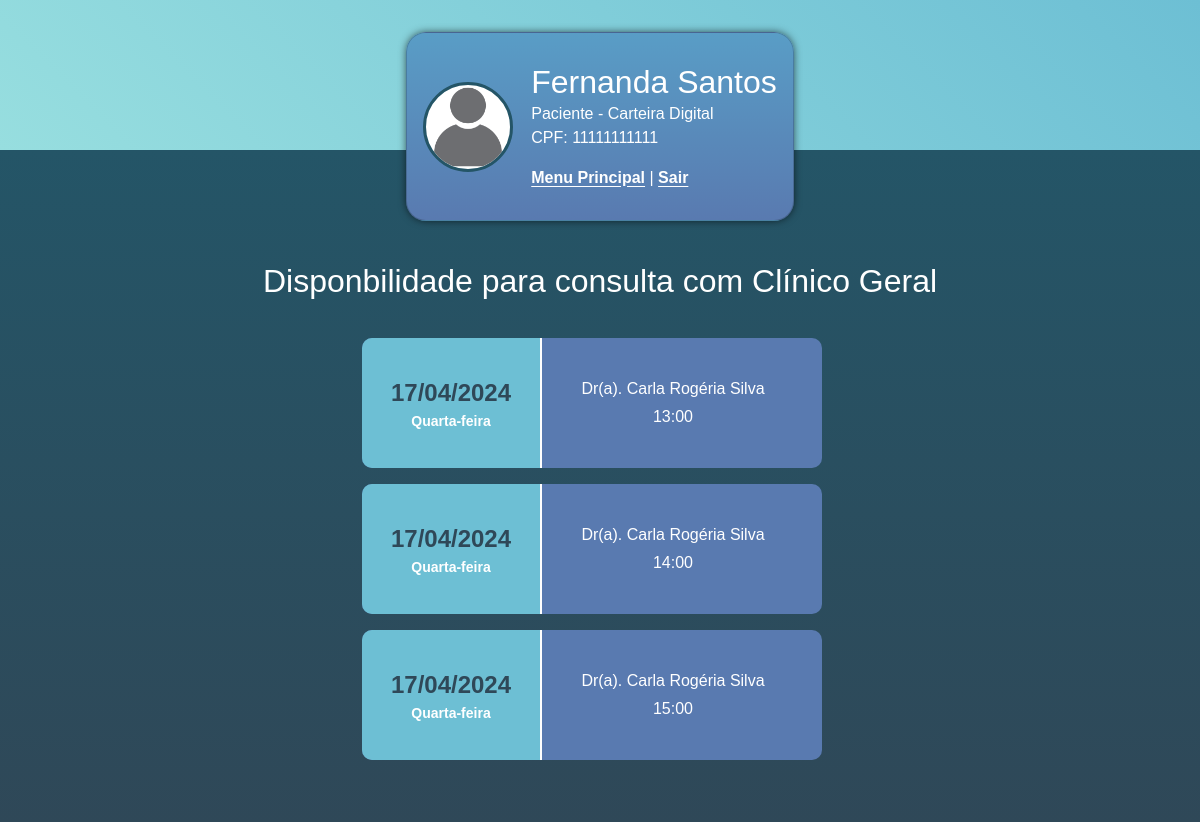
Page /agendar_clinico (signed in) on the earlier database version.
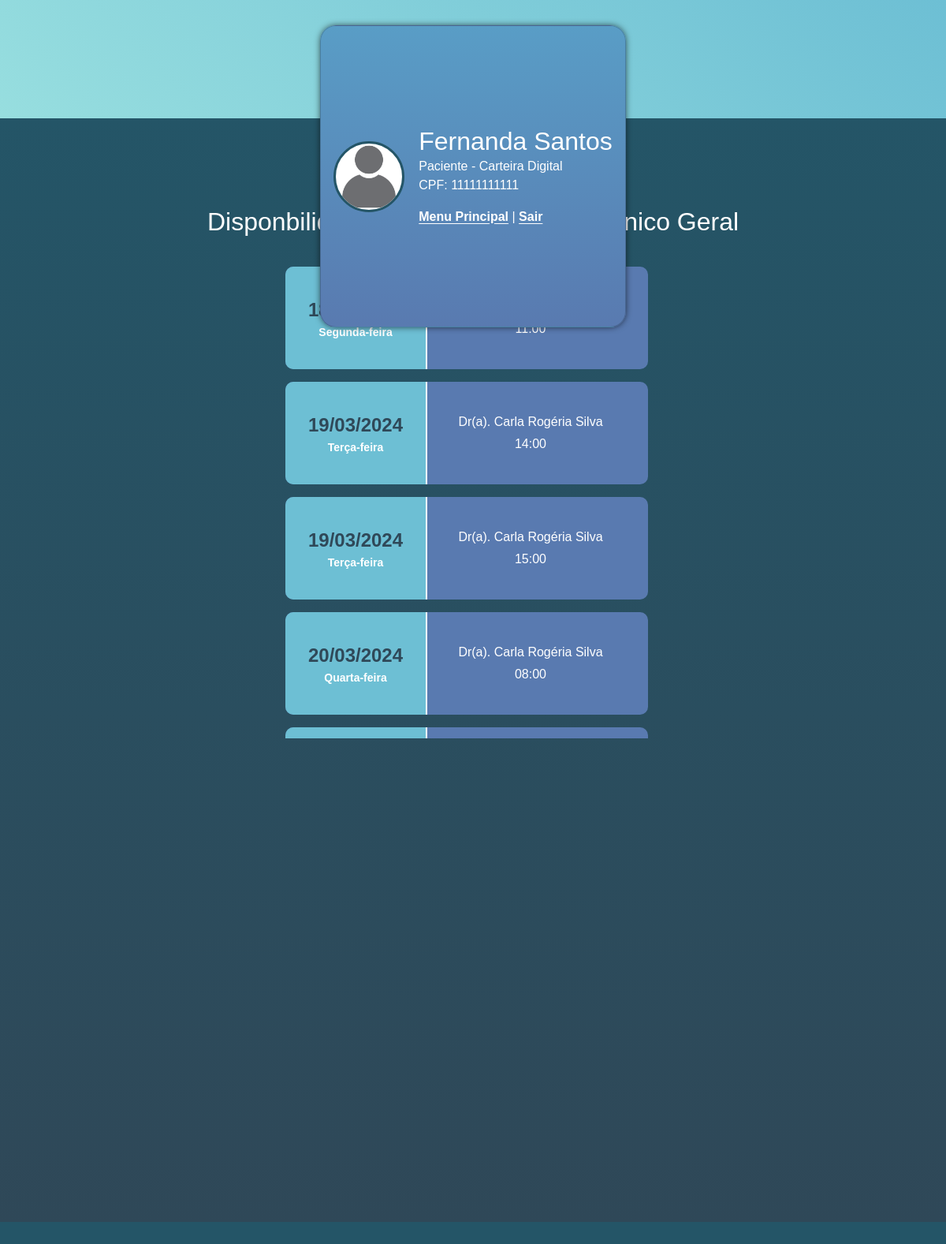
Same page on the later database version.
### main/models.py (models this page shows, shortened)
class DimDisponibilidadeConsultas(db.Model):
    _tablename_ = 'dim_disponibilidade_consultas'
    id_disponibilidade_consulta = db.Column(db.Integer, primary_key=True)
    fk_id_medico = db.Column(db.Integer, db.ForeignKey('dim_medico.id_medico'), nullable=False)
    data_disponivel = db.Column(db.Date, nullable=False)
    dia_semana = db.Column(db.String(20), nullable=False)
    hora_disponivel = db.Column(db.Time, nullable=False)
    status = db.Column(db.String(20), nullable=False)
    medico = db.relationship('DimMedico', backref=db.backref('disponibilidades_consulta', lazy=True))

class DimMedico(db.Model):
    _tablename_ = 'dim_medico'
    id_medico = db.Column(db.Integer, primary_key=True)
    cpf = db.Column(db.String(11), unique=True, nullable=False)
    pronome_tratamento = db.Column(db.String(10), nullable=False)
    nome = db.Column(db.String(100), nullable=False)
    crm = db.Column(db.String(20), unique=True, nullable=False)
    data_nascimento = db.Column(db.Date, nullable=True)
    telefone = db.Column(db.String(20), nullable=True)
    email = db.Column(db.String(100), nullable=True)
    senha = db.Column(db.String(255), nullable=True)
    access_key = db.Column(db.String(255), nullable=True)
    especialidade = db.Column(db.String(100), nullable=False)
    role = db.Column(db.String(10), default='medico')

### main/routes.py (the view)
@app.route('/agendar_clinico')
def agendar_clinico():
    id_paciente = current_user.id_paciente
    paciente = DimPaciente.query.get(id_paciente)
    disponibilidade_clinico = (DimDisponibilidadeConsultas.query
                               .filter(DimDisponibilidadeConsultas.fk_id_medico == app.config["ID_CLINICO_GERAL"])
                               .filter(DimDisponibilidadeConsultas.status == None)
                               .order_by(DimDisponibilidadeConsultas.data_disponivel)
                               .order_by(DimDisponibilidadeConsultas.hora_disponivel)
                               )  # .filter() não aceita "is None"
    medico = DimMedico.query.get(app.config["ID_CLINICO_GERAL"])
    titulo = "Disponbilidade para consulta com"
    return render_template("agendar_consulta.html",
                           disponibilidade_clinico=disponibilidade_clinico,
                           medico=medico,
                           paciente=paciente,
                           titulo=titulo
                           )

### main/models.py (called while the page is built)
@login_manager.user_loader
def load_user(id_usuario):
    return DimPaciente.query.get(int(id_usuario))

### main/templates/agendar_consulta.html (shortened to what this page needs)
<!DOCTYPE html>
<html lang="en">
<head>
    {% include 'includes/bootstrap.html' %}
    <link rel="stylesheet" href="{{ url_for('static', filename='style.css') }}">
    <link rel="stylesheet" href="https://cdn.jsdelivr.net/npm/bootstrap-icons@1.11.3/font/bootstrap-icons.min.css">
</head>
<body>
    <div>
        <header>
            {% include 'includes/card_paciente.html' %}
        </header>
        <section class="services_area">
            <h2 class="mb-4" id="title_service">
                {{ titulo }} {{ medico.especialidade }}
            </h2>
            <div class="list_users">
                {% for horario in disponibilidade_clinico %}
                    <a href="#" class="user_info_list" data-bs-toggle="modal" data-bs-target="#confirmation{{horario.id_disponibilidade_consulta}}">
                        <div class="date-consult">
                            <span id="date_list">{{horario.data_disponivel.strftime("%d/%m/%Y")}}</span>
                            <span id="day_list">{{horario.dia_semana}}</span>
                        </div>
                        <div class="user_more_info">
                            <span>Dr(a). {{medico.nome}}</span>
                            <span>{{horario.hora_disponivel.strftime("%H:%M")}}</span>
                        </div>
                    </a>
                {% endfor%}
            </div>
        </section>
    </div>
</body>
</html>

Differences in the rows shown:
no longer on this page (row unchanged): DimDisponibilidadeConsultas: data_disponivel "17/04/2024", dia_semana "Quarta-feira", {{ medico.nome }} "Carla Rogéria Silva", hora_disponivel "13:00"
no longer on this page (row unchanged): DimDisponibilidadeConsultas: data_disponivel "17/04/2024", dia_semana "Quarta-feira", {{ medico.nome }} "Carla Rogéria Silva", hora_disponivel "14:00"
no longer on this page (row unchanged): DimDisponibilidadeConsultas: data_disponivel "17/04/2024", dia_semana "Quarta-feira", {{ medico.nome }} "Carla Rogéria Silva", hora_disponivel "15:00"
now on this page (row edited): DimDisponibilidadeConsultas: data_disponivel "18/03/2024", dia_semana "Segunda-feira", hora_disponivel "11:00"
now on this page (row edited): DimDisponibilidadeConsultas: data_disponivel "19/03/2024", dia_semana "Terça-feira", {{ medico.nome }} "Carla Rogéria Silva", hora_disponivel "14:00"
now on this page (row edited): DimDisponibilidadeConsultas: data_disponivel "19/03/2024", dia_semana "Terça-feira", {{ medico.nome }} "Carla Rogéria Silva", hora_disponivel "15:00"
now on this page (row edited): DimDisponibilidadeConsultas: data_disponivel "20/03/2024", dia_semana "Quarta-feira", {{ medico.nome }} "Carla Rogéria Silva", hora_disponivel "08:00"
